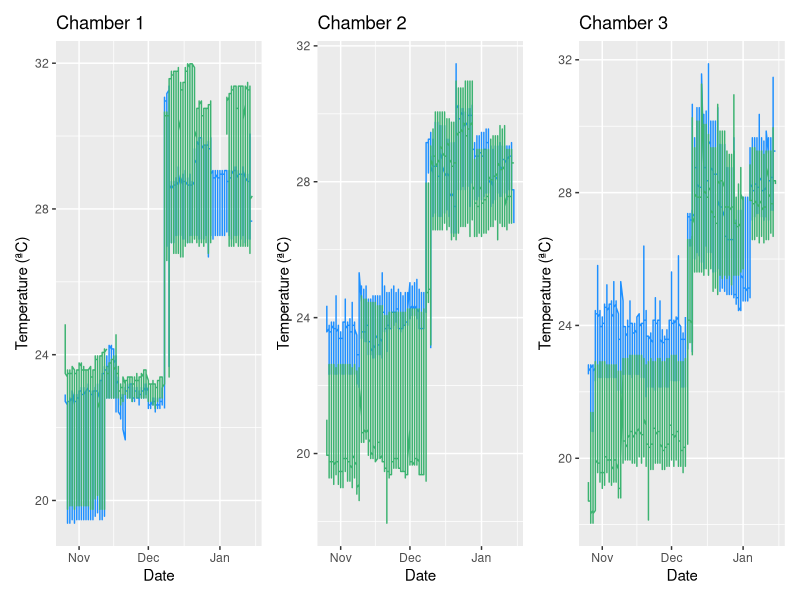
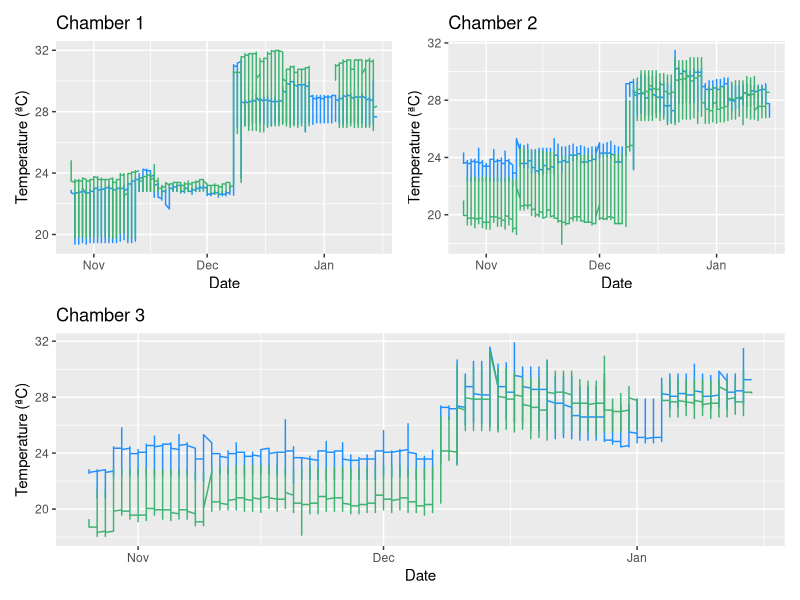
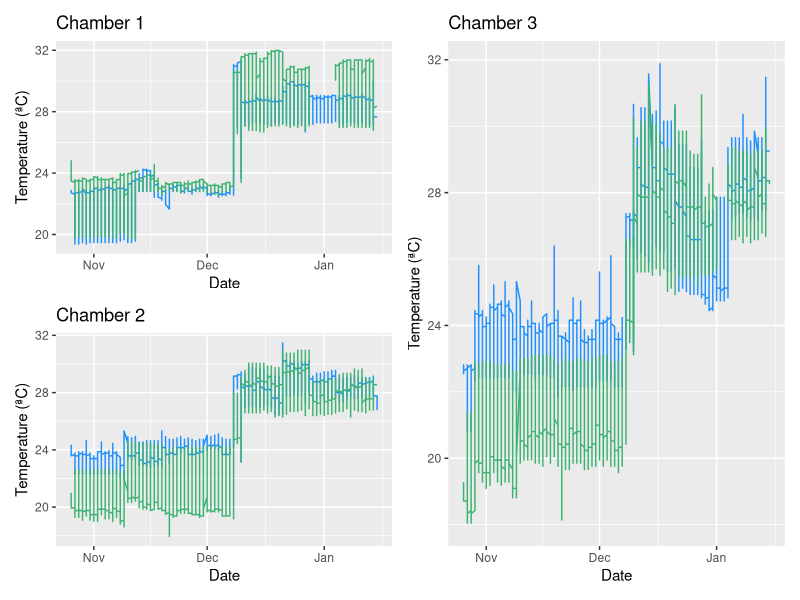
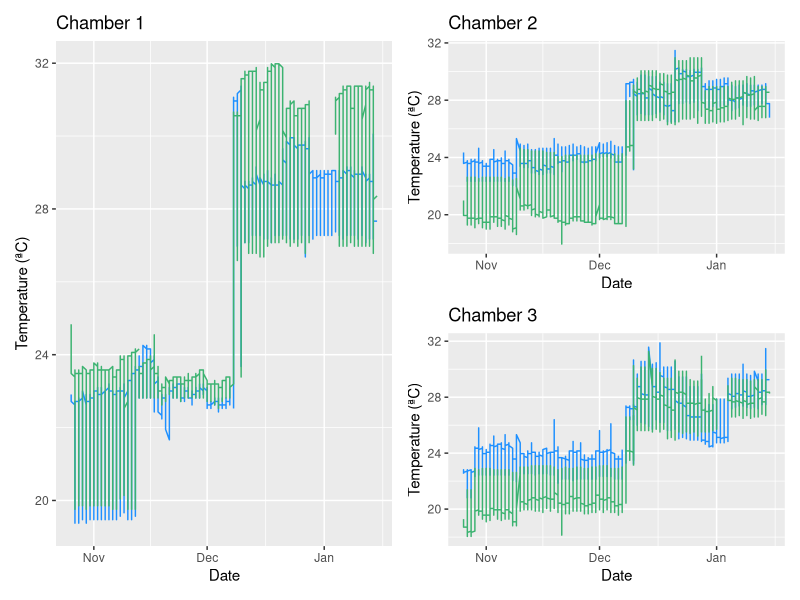
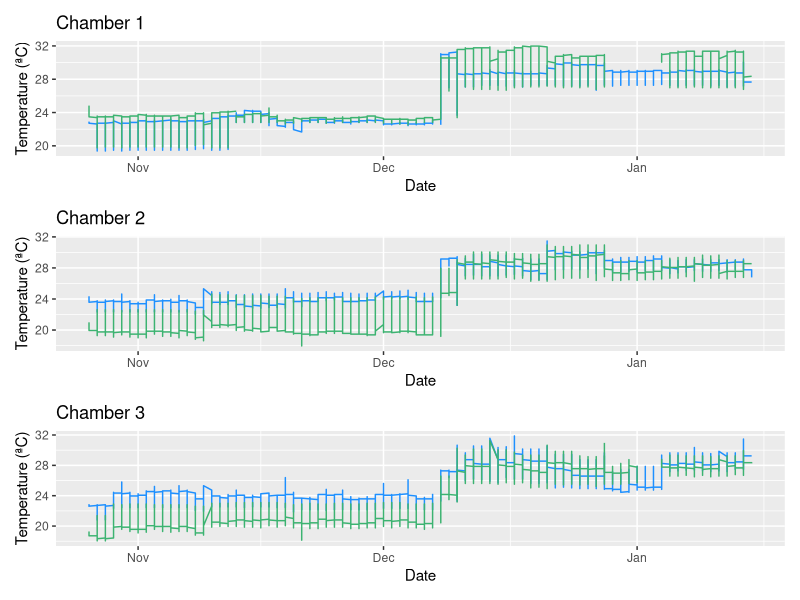
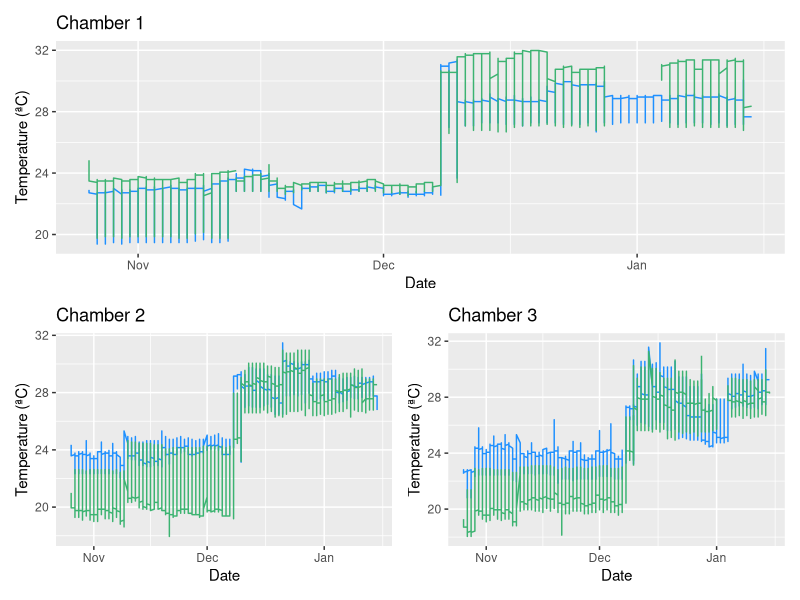

Reproduce these figures in R, in order.
library(tidyverse)
library(lubridate)
library(ggplot2)
library(patchwork)
###################
###################
# plot the data
logger_data <- read_csv(here::here("hobo loggers","output","logger_data.csv"), locale=locale(tz="HST"))

# I did all the same renaming you did so your plotting code would work
logger_data <- logger_data %>% 
  mutate(Date = date(datetime)) %>%
  # all of this is commented out because the data should already be named
  # what you want it to be named. 
  # rename(
  #   timestamp = datetime,
  #   bot1.Temp = temp_logger_20940476,
  #   bot1.Light = light_logger_20940476,
  #   top2.Temp = temp_logger_20940477,
  #   top2.Light = light_logger_20940477,
  #   bot3.Temp = temp_logger_20940478,
  #   bot3.Light = light_logger_20940478,
  #   bot2.Temp = temp_logger_20940479,
  #   bot2.Light = light_logger_20940479,
  #   top1.Temp = temp_logger_20940480,
  #   top1.Light = light_logger_20940480,
  #   top3.Temp = temp_logger_20940481,
  #   top3.Light = light_logger_20940481
  # ) %>%
  # we still do this though:
  select(Date,timestamp=datetime,top1.Temp,bot1.Temp,top2.Temp,,bot2.Temp,top3.Temp,bot3.Temp)
  # rstudio shows a little yellow warning triangle in the gutter over to the left
  # because Date is a function in lubridate and it thinks you're trying to do something
  # with that rather than using it as the name of a field in a dataframe


# ok I went a head and ggplotified this. It's all standard ggplot code
# except for the last bit (p1 + p2 + p3). That uses patchwork, which allows
# for very clever and simple plot layout

# plot it

# chamber 1
p1 <- ggplot(logger_data) + 
  geom_line(aes(x = Date, y = top1.Temp),col="dodgerblue") +
  geom_line(aes(x = Date, y = bot1.Temp), col = "mediumseagreen") +
  xlab("Date") + 
  ylab("Temperature (ªC)") +
  ggtitle("Chamber 1")

####chamber 2
p2 <- ggplot(logger_data) + 
  geom_line(aes(x = Date, y = top2.Temp),col="dodgerblue") +
  geom_line(aes(x = Date, y = bot2.Temp), col = "mediumseagreen") +
  xlab("Date") + 
  ylab("Temperature (ªC)") +
  ggtitle("Chamber 2")

####chamber 3
p3 <- ggplot(logger_data) + 
  geom_line(aes(x = Date, y = top3.Temp),col="dodgerblue") +
  geom_line(aes(x = Date, y = bot3.Temp), col = "mediumseagreen") +
  xlab("Date") + 
  ylab("Temperature (ªC)") +
  ggtitle("Chamber 3")

# put 'em all together
# this uses the magic of patchwork to layout the plots
# this will put them all side by side, like you had it
p1 + p2 + p3

# just to show off how great and easy patchwork is, this will
# put chambers 1 & 2 on top, with chamber 3 on the bottom
(p1 + p2) / p3

# here are some other things you can do with it:
(p1 / p2) | p3
p1 | (p2 / p3)
p1 / p2 / p3
p1 / (p2 + p3)

# magic!